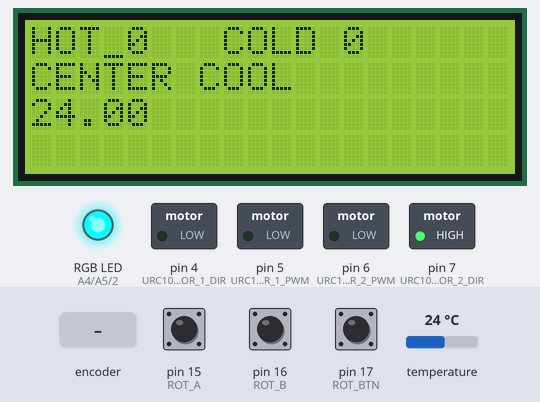
Recording of a sketch running on a simulated Arduino Uno, built with avr-gcc and run on an emulated ATmega328P. Shown: 20×4 character LCD, switched loads named in the sketch (green lamp = pin HIGH), an RGB LED mixed from three pins (HIGH = lit). The test bench sets the inputs (shaded band); at power-on: pin 17 (ROT_BTN) HIGH, pin 15 (ROT_A) HIGH, pin 16 (ROT_B) HIGH, temperature 24 °C. What the sketch prints to the serial monitor is not drawn.

Above: at 1.2 s.
1.3 s: rotary encoder on pin 15 (ROT_A) / pin 16 (ROT_B) turned 1 step (first pin leading)
At 3.0 s:
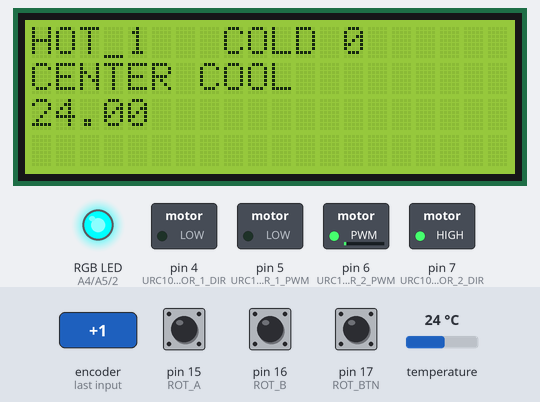
5.1 s: pin 17 (ROT_BTN) pulled LOW for 1.65 s
At 6.6 s:
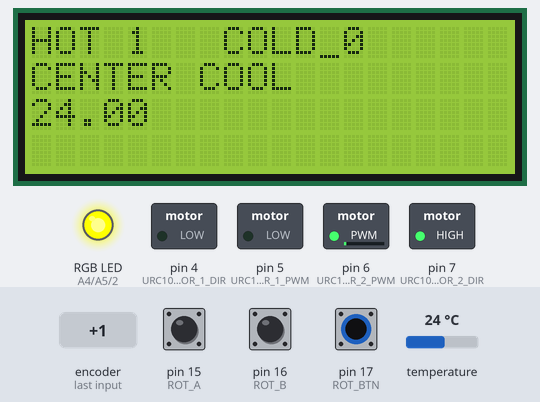
9.0 s: rotary encoder on pin 15 (ROT_A) / pin 16 (ROT_B) turned 1 step (first pin leading)
At 11.1 s:
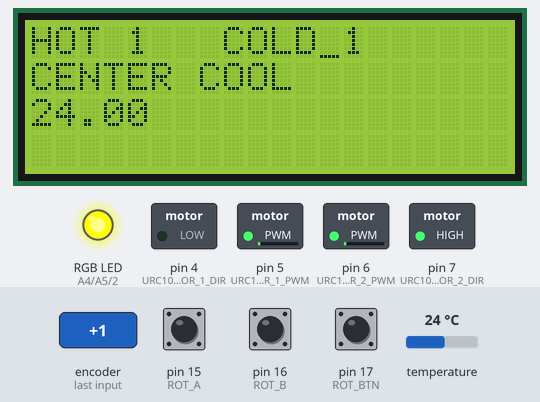
12.9 s: pin 17 (ROT_BTN) pulled LOW for 1.65 s
At 15.0 s:
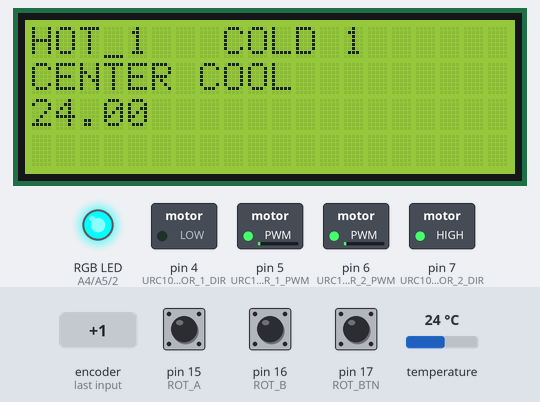
16.8 s: rotary encoder on pin 15 (ROT_A) / pin 16 (ROT_B) turned 2 steps (second pin leading)
At 18.6 s:
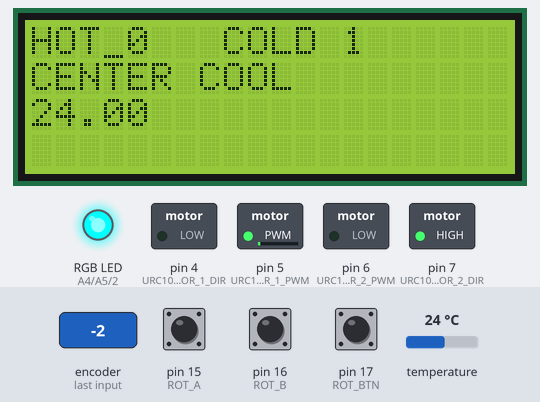
20.7 s: pin 17 (ROT_BTN) pulled LOW for 3.2 s
At 22.2 s:
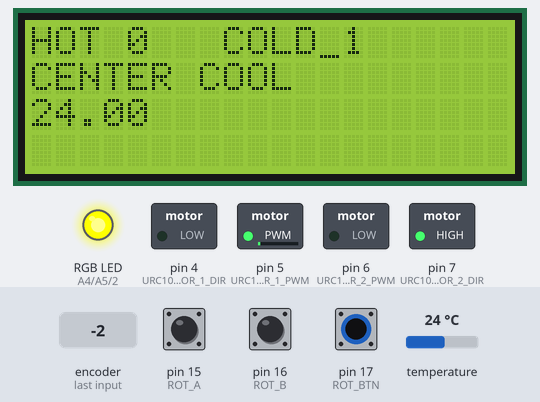
Timing chart, 0 to 23.7 s (numbered marks = the images above; inputs shaded):
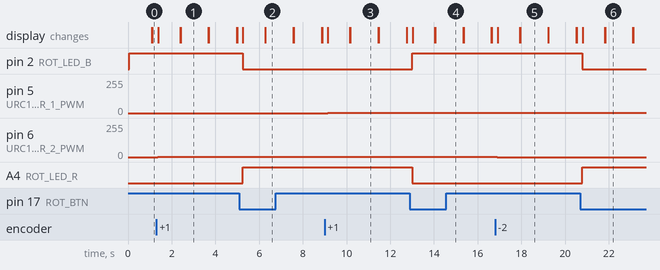

The sketch:

20180413_MAX31820_allModes.ino
```cpp
// All Modes

#include <DallasTemperature.h>
#include <OneWire.h>
#include <LiquidCrystal.h>

#define peltierMode 1   // set which mode is to be used
        // CenterCooling = 1
        // CenterHeating = 2
        // AllCooling = 3
        // AllHeating = 4

#define ROT_PORT PORTC
#define ROT_PIN PINC
#define ROT_A _BV(1)
#define ROT_B _BV(2)
#define ROT_BTN _BV(3)
#define ROT_DELAY 110
#define ROT_BTN_DELAY 255
/*#define ROT_LED_PORT PORTD
#define ROT_LED_DDR DDRD
#define ROT_LED_R _BV(7)
#define ROT_LED_G _BV(6)
#define ROT_LED_B _BV(5)
#define ROT_LED_RGB (ROT_LED_R | ROT_LED_G | ROT_LED_B)
*/
#define ROT_LED_R A4
#define ROT_LED_G A5
#define ROT_LED_B 2
#define ROT_LED_ON 0
#define ROT_LED_OFF 1

const int rs = 8, en = 9, d4 = 10, d5 = 11, d6 = 12, d7 = 13;
LiquidCrystal lcd(rs, en, d4, d5, d6, d7);

#define URC10_MOTOR_1_DIR 4 // set motor for direction control
#define URC10_MOTOR_1_PWM 5 // set PWM for power control

#define URC10_MOTOR_2_DIR 7 // set motor for direction control
#define URC10_MOTOR_2_PWM 6 // set PWM for power control

#define COOL 0       // define direction for cooling effect
#define HEAT 1       // define direction for heating effect

OneWire  ds(14);  // on pin 10 (a 4.7K resistor is necessary)

void setup() {
  //Initialize serial and wait for port to open:
  Serial.begin(38400);//);
  while (!Serial) {
    ; // wait for serial port to connect. Needed for native USB port only
  }

  Serial.println("12\t30\t\n"); //set temp range before dynamic
  Serial.print(" ");

  lcd.begin(20, 4);
  lcd.cursor();

  pinMode(14, OUTPUT);

  // setting Peltier modes
  int centerDirection;
  int cornerDirection;

  if (peltierMode == 1){
    centerDirection = COOL;
    cornerDirection = HEAT;
    }
  else if (peltierMode == 2){
    centerDirection = HEAT;
    cornerDirection = COOL;
    }
  else if (peltierMode == 3){
    centerDirection = COOL;
    cornerDirection = COOL;
    }
  else if (peltierMode == 4){
    centerDirection = HEAT;
    cornerDirection = HEAT;
    }
  else {
    lcd.setCursor(0, 0);
    lcd.print("ERROR1 ");
  }

  pinMode(URC10_MOTOR_1_DIR, OUTPUT);
  digitalWrite(URC10_MOTOR_1_DIR, centerDirection);
  pinMode(URC10_MOTOR_1_PWM, OUTPUT);

  pinMode(URC10_MOTOR_2_DIR, OUTPUT);
  digitalWrite(URC10_MOTOR_2_DIR, cornerDirection);
  pinMode(URC10_MOTOR_2_PWM, OUTPUT);

  // rotory encoder
  OCR2A = ROT_DELAY;
  TCCR2B = 0;
  TCCR2A = _BV(WGM20);
  TIFR2 |= _BV(OCF2A);
  TIMSK2 |= _BV(OCIE2A);

  ROT_PORT |= ROT_A | ROT_B;
  PCMSK1 |= ROT_A | ROT_B | ROT_BTN;
  PCIFR |= _BV(PCIF1);
  PCICR |= _BV(PCIE1);

  pinMode(ROT_LED_R, OUTPUT);
  pinMode(ROT_LED_G, OUTPUT);
  pinMode(ROT_LED_B, OUTPUT);
  digitalWrite(ROT_LED_G, ROT_LED_OFF);
}

byte clamp255(int v) {
  if (v < 0)
    return 0;
  else if (v > 255)
    return 255;
  else
    return v;
}

byte cornerPower = 0;
byte centerPower = 0;
volatile int _b = 0;
volatile byte _lastRot = 0;
volatile char _sign = 0;

bool settingCenter() {
  return _b % 2;
}

ISR(TIMER2_COMPA_vect) {
  TCCR2B = 0;

  if (_sign == 0)
    _b++;
  else {
    if (settingCenter())
      centerPower = clamp255(centerPower + _sign);
    else
      cornerPower = clamp255(cornerPower + _sign);
  }
}

ISR(PCINT1_vect) {
  byte _rot = ROT_PIN;
  if ((_lastRot ^ _rot) & ROT_A && (_rot & ROT_B) == 0) {
    if (_rot & ROT_A) {
      TCCR2B = 0;
    } else {
      _sign = -1;
      setDelay(ROT_DELAY);
    }
  }
  if ((_lastRot ^ _rot) & ROT_B && (_rot & ROT_A) == 0) {
    if (_rot & ROT_B) {
      TCCR2B = 0;
    } else {
      _sign = 1;
      setDelay(ROT_DELAY);
    }
  }
  if ((_lastRot ^ _rot) & ROT_BTN) {
    if (_rot & ROT_BTN) {
      TCCR2B = 0;
    } else {
      _sign = 0;
      setDelay(ROT_BTN_DELAY);
    }
  }

  _lastRot = _rot;
}

void setDelay(byte dly) {
  OCR2A = dly;
  TCNT2 = 1;
  TCCR2B = _BV(CS22) | _BV(CS20) | _BV(WGM22);
}

int nTempSensor = 0;

void loop(void) {//return;//Serial.write('M');delay(1000);return;
  //set LCD and nob color based mode selection
  if (peltierMode == 1) {
    // center cold
    lcd.setCursor(0, 0);
    lcd.print("HOT ");
    lcd.print(cornerPower);
    lcd.print("  ");
    lcd.setCursor(8, 0);
    lcd.print("COLD ");
    lcd.print(centerPower);
    lcd.print(" ");

    lcd.setCursor(0, 1);
    lcd.print("CENTER COOL ");
    lcd.print("  ");

    if (settingCenter()) {
      digitalWrite(ROT_LED_R, ROT_LED_OFF);
      digitalWrite(ROT_LED_B, ROT_LED_ON);
      lcd.setCursor(12, 0);
    } else {
      digitalWrite(ROT_LED_R, ROT_LED_ON);
      digitalWrite(ROT_LED_B, ROT_LED_OFF);
      lcd.setCursor(3, 0);
    }
  } else if (peltierMode == 2) {
    // center hot
    lcd.setCursor(0, 0);
    lcd.print("COLD ");
    lcd.print(cornerPower);
    lcd.print("  ");
    lcd.setCursor(9, 0);
    lcd.print("HOT ");
    lcd.print(centerPower);
    lcd.print(" ");

    lcd.setCursor(0, 1);
    lcd.print("CENTER HEAT ");
    lcd.print("  ");

    if (settingCenter()) {
      digitalWrite(ROT_LED_R, ROT_LED_ON);
      digitalWrite(ROT_LED_B, ROT_LED_OFF);
      lcd.setCursor(12, 0);
    } else {
      digitalWrite(ROT_LED_R, ROT_LED_OFF);
      digitalWrite(ROT_LED_B, ROT_LED_ON);
      lcd.setCursor(4, 0);
    }
  } else if (peltierMode == 3) {
    // all cold
    lcd.setCursor(0, 0);
    lcd.print("OUTER ");
    lcd.print(cornerPower);
    lcd.print("  ");
    lcd.setCursor(10, 0);
    lcd.print("INNER ");
    lcd.print(centerPower);
    lcd.print(" ");

    lcd.setCursor(0, 1);
    lcd.print("ALL COOL ");
    lcd.print("  ");

    if (settingCenter()) {
      digitalWrite(ROT_LED_R, ROT_LED_ON);
      digitalWrite(ROT_LED_B, ROT_LED_ON);
      digitalWrite(ROT_LED_G, ROT_LED_OFF);
      lcd.setCursor(15, 0);
    } else {
      digitalWrite(ROT_LED_R, ROT_LED_ON);
      digitalWrite(ROT_LED_B, ROT_LED_ON);
      digitalWrite(ROT_LED_G, ROT_LED_ON);
      lcd.setCursor(5, 0);
    }
  } else if (peltierMode == 4){
    // all hot
    lcd.setCursor(0, 0);
    lcd.print("OUTER ");
    lcd.print(cornerPower);
    lcd.print("  ");
    lcd.setCursor(10, 0);
    lcd.print("INNER ");
    lcd.print(centerPower);
    lcd.print(" ");

    lcd.setCursor(0, 1);
    lcd.print("ALL HEAT ");
    lcd.print("  ");

    if (settingCenter()) {
      digitalWrite(ROT_LED_R, ROT_LED_OFF);
      digitalWrite(ROT_LED_B, ROT_LED_ON);
      digitalWrite(ROT_LED_G, ROT_LED_ON);
      lcd.setCursor(15, 0);
    } else {
      digitalWrite(ROT_LED_R, ROT_LED_ON);
      digitalWrite(ROT_LED_B, ROT_LED_OFF);
      digitalWrite(ROT_LED_G, ROT_LED_ON);
      lcd.setCursor(5, 0);
    }
  } else {
    lcd.setCursor(0, 0);
    lcd.print("ERROR2 ");
  }

  //send PWM value to Peltiers
  analogWrite(URC10_MOTOR_1_PWM, centerPower);
  analogWrite(URC10_MOTOR_2_PWM, cornerPower);
    /*
  Serial.println(ds.reset());
  delay(1000);
  return;
  */
  /*
  Serial.println("wut");
  delay(1000);
  return;
  */
  byte i;
  byte present = 0;
  byte type_s;
  byte data[12];
  byte addr[8];
  float celsius, fahrenheit;

  if ( !ds.search(addr)) {
    //Serial.println("No more addresses.");
    Serial.println();////
    ds.reset_search();
    delay(250);
    nTempSensor = 0;
    return;
  }

  if (OneWire::crc8(addr, 7) != addr[7]) {
      Serial.println("CRC is not valid!");
      return;
  }

  // the first ROM byte indicates which chip
  switch (addr[0]) {
    case 0x10:
      //Serial.println("  Chip = DS18S20");  // or old DS1820
      type_s = 1;
      break;
    case 0x28:
      //Serial.println("  Chip = DS18B20");
      type_s = 0;
      break;
    case 0x22:
      //Serial.println("  Chip = DS1822");
      type_s = 0;
      break;
    default:
      //Serial.println("Device is not a DS18x20 family device.");
      return;
  }

  ds.reset();
  ds.select(addr);
  ds.write(0x44, 1);        // start conversion, with parasite power on at the end

  delay(1000);     // maybe 750ms is enough, maybe not
  // we might do a ds.depower() here, but the reset will take care of it.

  present = ds.reset();
  ds.select(addr);
  ds.write(0xBE);         // Read Scratchpad


   for ( i = 0; i < 9; i++) {           // we need 9 bytes
    data[i] = ds.read();
   }

  // Convert the data to actual temperature
  // because the result is a 16 bit signed integer, it should
  // be stored to an "int16_t" type, which is always 16 bits
  // even when compiled on a 32 bit processor.
  int16_t raw = (data[1] << 8) | data[0];
  if (type_s) {
    raw = raw << 3; // 9 bit resolution default
    if (data[7] == 0x10) {
      // "count remain" gives full 12 bit resolution
      raw = (raw & 0xFFF0) + 12 - data[6];
    }
  } else {
    byte cfg = (data[4] & 0x60);
    // at lower res, the low bits are undefined, so let's zero them
    if (cfg == 0x00) raw = raw & ~7;  // 9 bit resolution, 93.75 ms
    else if (cfg == 0x20) raw = raw & ~3; // 10 bit res, 187.5 ms
    else if (cfg == 0x40) raw = raw & ~1; // 11 bit res, 375 ms
    //// default is 12 bit resolution, 750 ms conversion time
  }

  celsius = (float)raw / 16.0;
  fahrenheit = celsius * 1.8 + 32.0;
  Serial.print(celsius);////
  Serial.print("\t");////
   //Serial.print(" Celsius, ");
  //Serial.print(fahrenheit);
  //Serial.println(" Fahrenheit");
  lcd.setCursor((nTempSensor % 3) * 7, 2 + nTempSensor / 3);
  lcd.print(celsius);
  lcd.print(" ");

  nTempSensor++;
}
```

Measured:
- after the input at 1.3 s, pin 6 (URC10_MOTOR_2_PWM): 0/255 → 1/255 after 0.06 s; the display: changes after 0.08 s (image 1)
- after the input at 5.1 s, pin 2 (ROT_LED_B): HIGH → LOW after 0.15 s; A4 (ROT_LED_R): LOW → HIGH after 0.15 s; the display: changes after 0.16 s (image 2)
- after the input at 9.0 s, pin 5 (URC10_MOTOR_1_PWM): 0/255 → 1/255 after 0.13 s; the display: changes after 0.15 s (image 3)
- after the input at 12.9 s, pin 2 (ROT_LED_B): LOW → HIGH after 0.12 s; A4 (ROT_LED_R): HIGH → LOW after 0.12 s; the display: changes after 0.13 s (image 4)
- after the input at 16.8 s, pin 6 (URC10_MOTOR_2_PWM): 1/255 → 0/255 after 0.10 s; the display: changes after 0.11 s (image 5)
- after the input at 20.7 s, pin 2 (ROT_LED_B): HIGH → LOW after 0.08 s; A4 (ROT_LED_R): LOW → HIGH after 0.08 s; the display: changes after 0.10 s (image 6)
